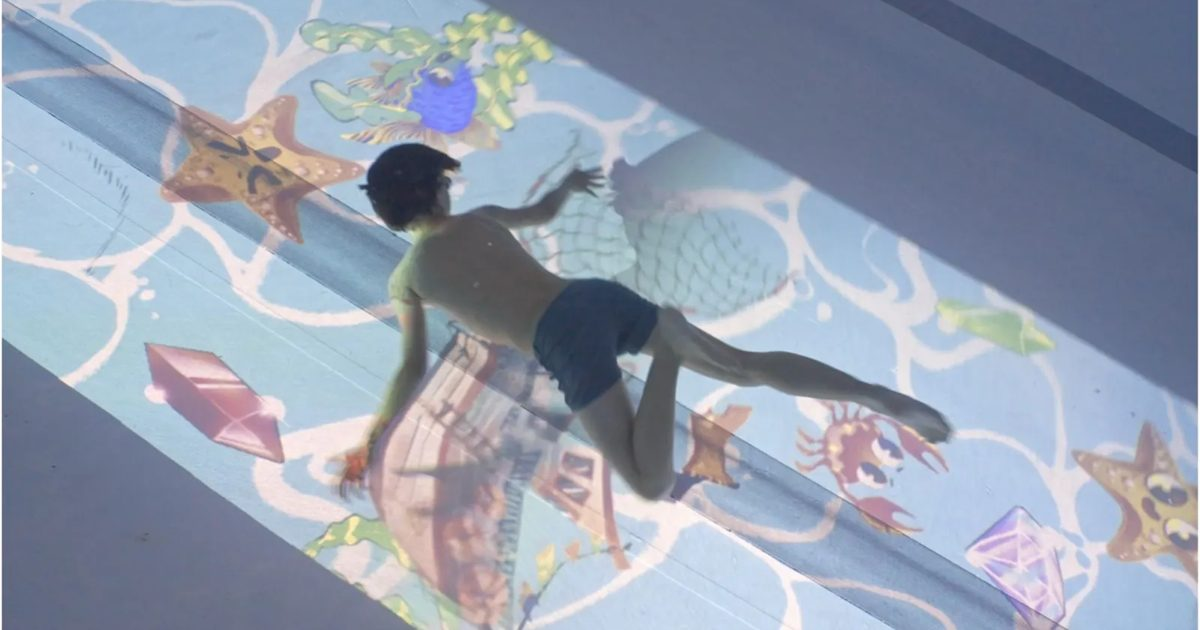
#> input picture site/assets/og-image.jpg, 1200 x 630 px
$ python enhance_photos.py ../site/assets/og-image.jpg ../site/assets/aquabike.webp
#> lines starting #> are read from the running program, lines starting #| are printed output that depends on the picture
"""Photo pass used on site/assets: python3 enhance_photos.py in.webp out.webp

Bright, airy look: the projection must read as visible in daylight too, so mid-tones and
shadows are lifted rather than deepened."""
import sys, numpy as np
from PIL import Image, ImageEnhance, ImageFilter
src, dst = sys.argv[1], sys.argv[2]
im = Image.open(src).convert('RGB')
#> im is the input picture: PIL image 1200x630 RGB; mean R, G, B 149.1, 158.7, 175.9
a = np.asarray(im).astype(np.float32) / 255
W = np.array([0.299, 0.587, 0.114], np.float32)
lum = a @ W
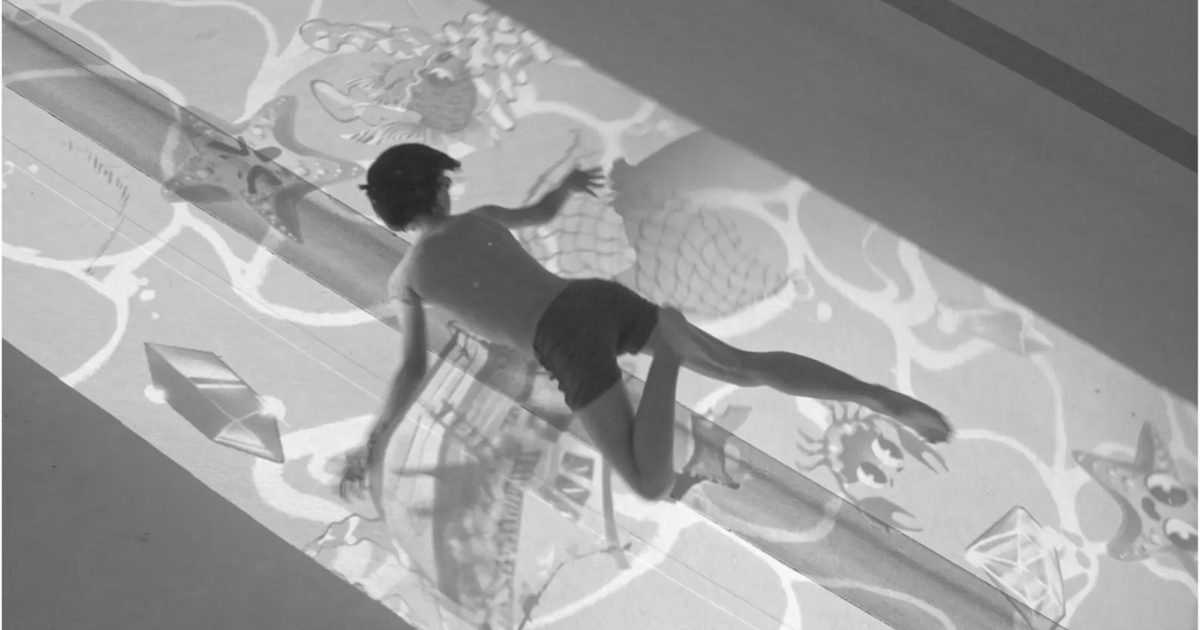
#> lum: shape (630, 1200) float32; min 0.145, max 1, mean 0.619
lo, hi = np.percentile(lum, 0.3), np.percentile(lum, 99.7)
#> lo = 0.176; hi = 0.959
a = np.clip((a - lo) / max(hi - lo, 1e-3), 0, 1)
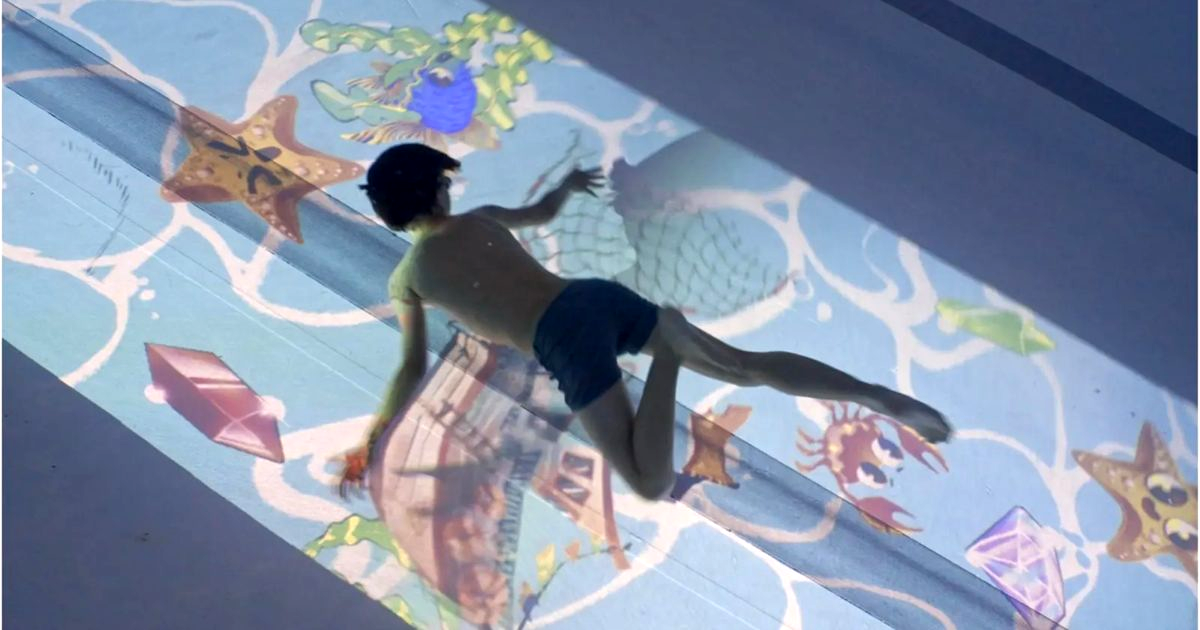
#> a: shape (630, 1200, 3) float32; mean R, G, B 0.522, 0.57, 0.656
# Gamma chosen so the average brightness lands near 0.52, never darker than the source.
m = float(np.clip((a @ W).mean(), 0.05, 0.95))
#> m = 0.565
g = float(np.clip(np.log(0.52) / np.log(m), 0.55, 1.0))
#> g = 1
a = a ** g
# Lift the deepest shadows a little more, leave highlights alone.
a = a + 0.12 * (1 - a) ** 3 * a
a = np.clip(a, 0, 1)
out = Image.fromarray((a * 255 + .5).astype(np.uint8))
out = ImageEnhance.Color(out).enhance(1.10)
out = out.filter(ImageFilter.UnsharpMask(radius=1.4, percent=50, threshold=3))
if dst.endswith('.jpg'):
    out.save(dst, 'JPEG', quality=88)
else:
    out.save(dst, 'WEBP', quality=84, method=6)

$ run again, on site/assets/aquagym.webp
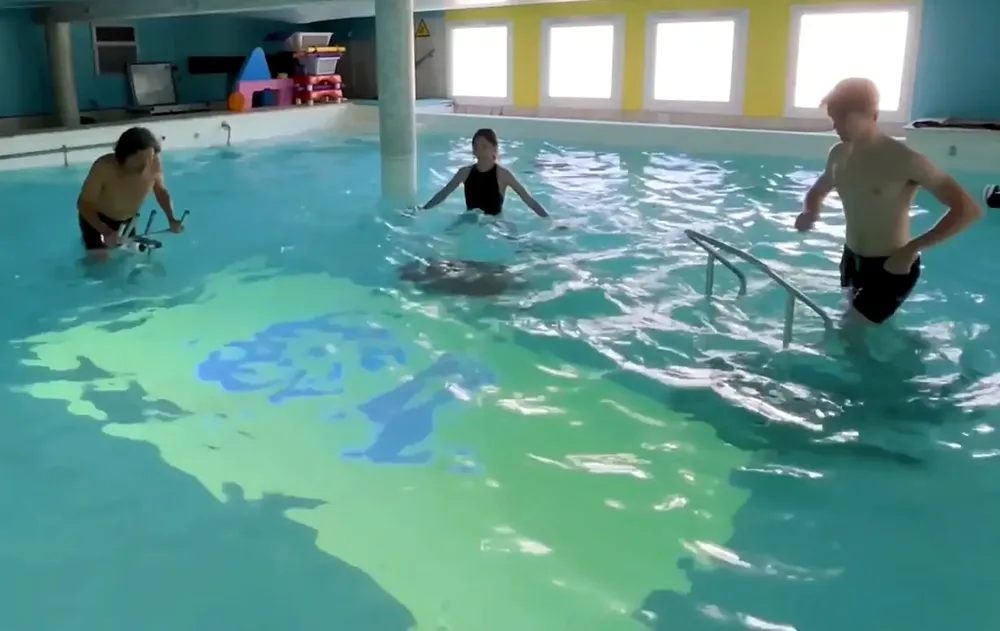
#> input picture site/assets/aquagym.webp, 1000 x 631 px, shrunk from 1400 x 884 before the run
#> im is the input picture: PIL image 1000x631 RGB; mean R, G, B 99.3, 149.8, 142.3
#> `lum = a @ W`:
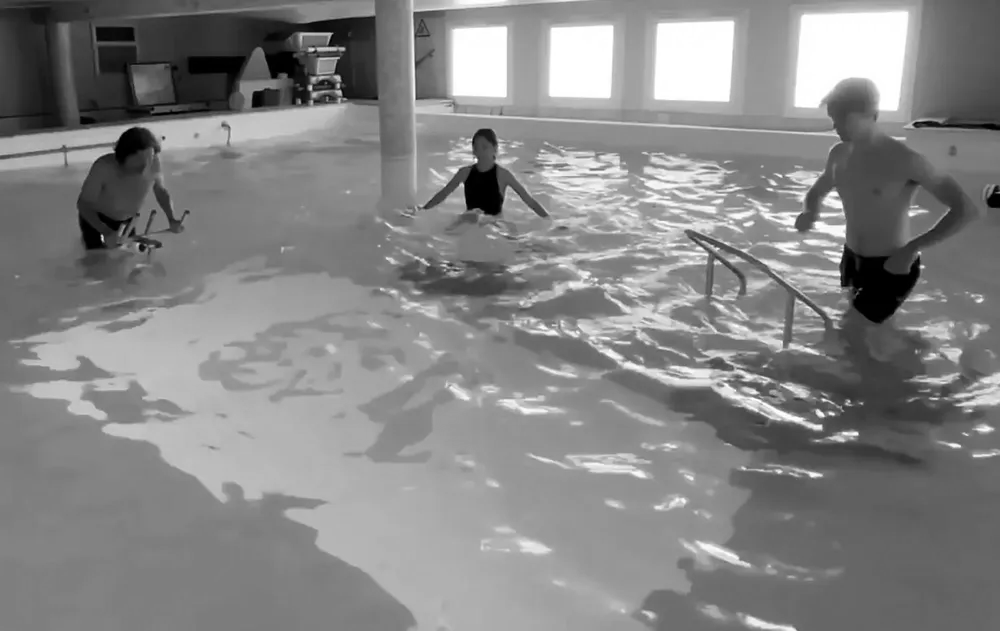
#> lum: shape (631, 1000) float32; min 0, max 1, mean 0.525
#> lo = 0.000894; hi = 1
#> m = 0.524
#> g = 1

$ run again, on site/assets/beam.webp
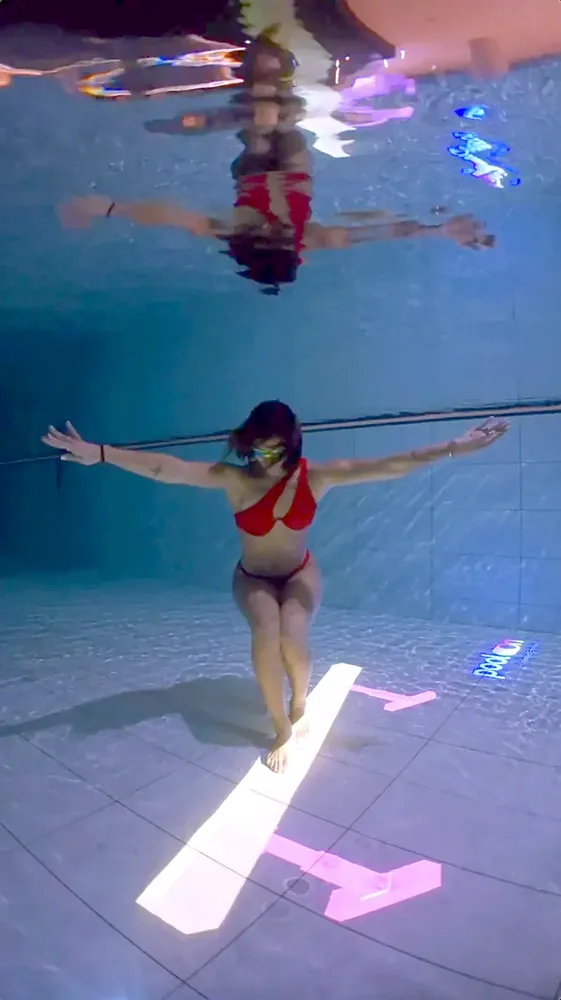
#> input picture site/assets/beam.webp, 561 x 1000 px, shrunk from 800 x 1427 before the run
#> im is the input picture: PIL image 561x1000 RGB; mean R, G, B 100, 116.4, 154.4
#> `lum = a @ W`:
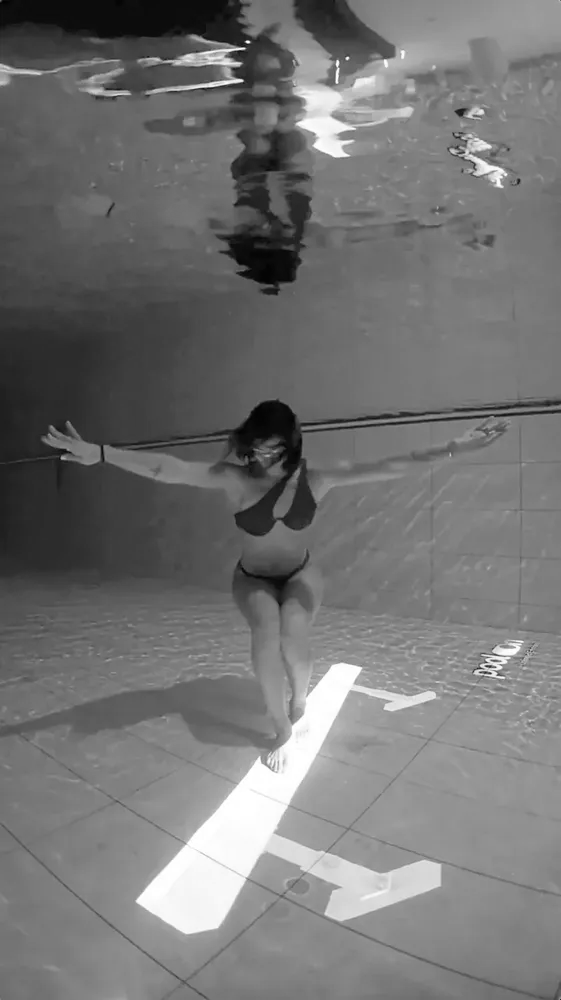
#> lum: shape (1000, 561) float32; min 0.00693, max 1, mean 0.454
#> lo = 0.0419; hi = 1
#> m = 0.432
#> g = 0.779
#> `out = ImageEnhance.Color(out).enhance(1.10)`:
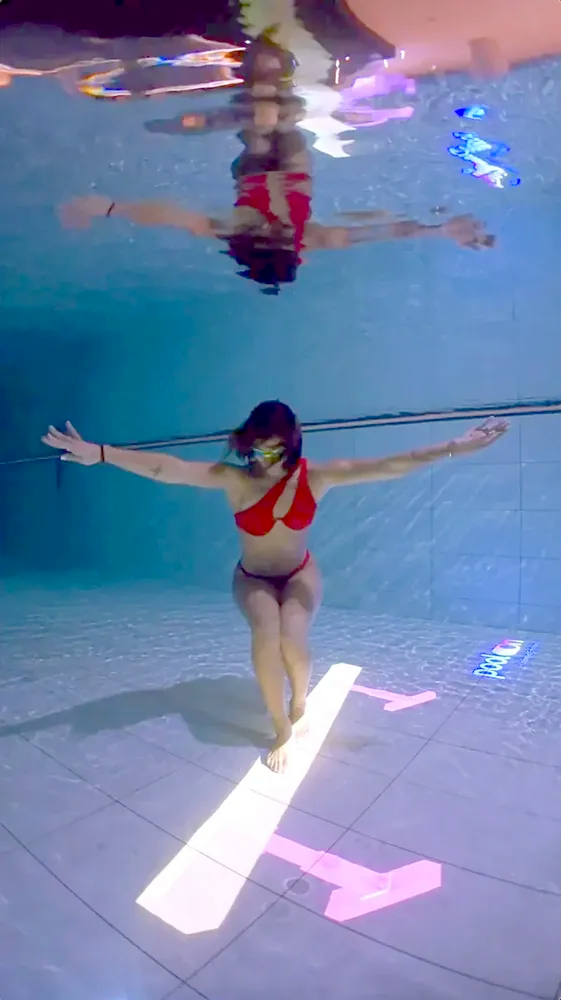
#> out: PIL image 561x1000 RGB; mean R, G, B 112.6, 132.2, 171

$ run again, on site/assets/coach.webp
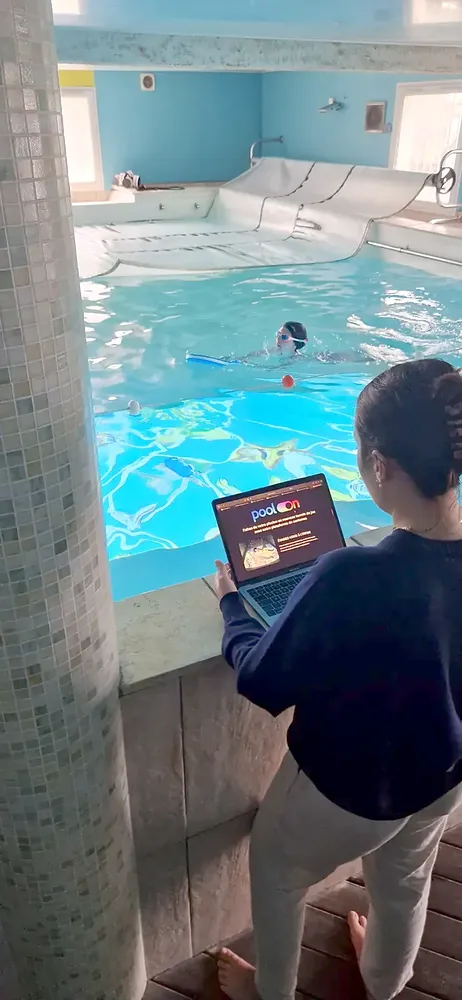
#> input picture site/assets/coach.webp, 462 x 1000 px, shrunk from 739 x 1600 before the run
#> im is the input picture: PIL image 462x1000 RGB; mean R, G, B 108.8, 127.8, 132.9
#> `lum = a @ W`:
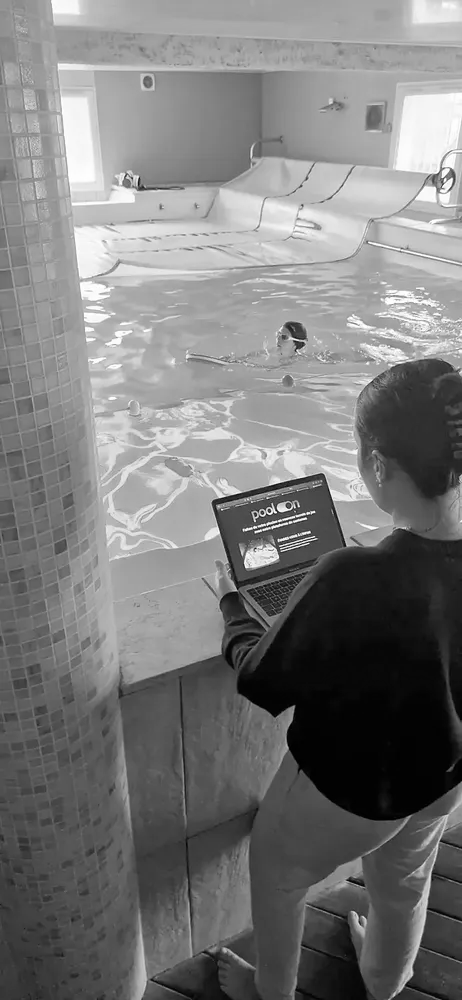
#> lum: shape (1000, 462) float32; min 0, max 1, mean 0.481
#> lo = 0.00894; hi = 0.986
#> m = 0.483
#> g = 0.899
